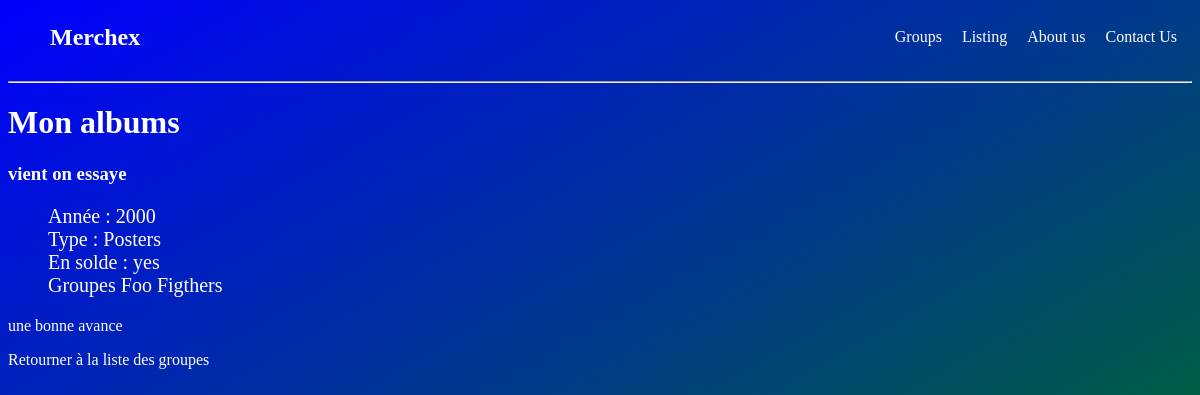
The app's page /listings/2 with its own data.
### listings/models.py (models this page shows, shortened)
class Listing(models.Model):
    class Types(models.TextChoices):
        Record = 'Re'
        Clothing = 'Cl'
        Posters = 'Po'
        Miscellaneous = 'Mi'
    title = models.fields.CharField(max_length=100)
    description = models.fields.CharField(max_length=200)
    sold = models.fields.BooleanField(default=True)
    year = models.fields.IntegerField(validators=[MinValueValidator(1990),MaxValueValidator(2025)])
    type = models.fields.CharField(choices= Types.choices, max_length=5)
    band = models.ForeignKey(Band, null=True, on_delete= models.SET_NULL)

class Band(models.Model):
    class Genre(models.TextChoices):
        HIP_HOP = 'HH'
        SYNTH_POP = 'SP'
        ALTERNATIVE_ROCK = 'AR'
        BIKUTSI = 'B'
        POP = 'PP'
    name = models.fields.CharField(max_length=100)
    genre= models.fields.CharField(choices= Genre.choices, max_length=5)
    biography = models.fields.CharField(max_length=50)
    year_formed = models.fields.IntegerField( validators=[MinValueValidator(1990),MaxValueValidator(2025)])
    active = models.fields.BooleanField(default=True)
    official_homepage = models.fields.URLField(null=True, blank=True)
    def __str__(self):
        return f'{self.name}'

### listings/views.py (the view)
# urls.py: path('listings/<int:id>', views.listing_detail, name = 'list-detail'),
def listing_detail(request, id):
    list = Listing.objects.get( id = id)
    return render(request,'listings/listing_detail.html',{'list' : list})

### listings/templates/listings/listing_detail.html (shortened to what this page needs)
{% extends 'listings/base.html' %}
{% block content %}
    <h1>Mon albums  </h1>
    <p>
        <h3>{{list.title}}</h3>
        <ul>
            <li>Année : {{list.year}}</li>
            <li>Type : {{list.get_type_display}}</li>
            <li>En solde : {{list.sold | yesno}}</li>
            <li>Groupes <a href="">{{list.band}}</a></li>
        </ul>
        <p>{{list.description}}</p>
    </p>
    <a href="{% url 'band-list' %}">Retourner à la liste des groupes</a>
{% endblock %}

### listings/static/listings/styles.css (style rules this page uses)
body { background: linear-gradient(150deg,blue,green); background-repeat: no-repeat; background-size: 100% 100vh; color: white ; }
li { color: white; }
ul { list-style: none; font-size: 20px; }
a { text-decoration: none; color: white; }

### records on screen
Listing: title "vient on essaye", year "2000", type "Posters", sold "yes", band "Foo Figthers", description "une bonne avance"
